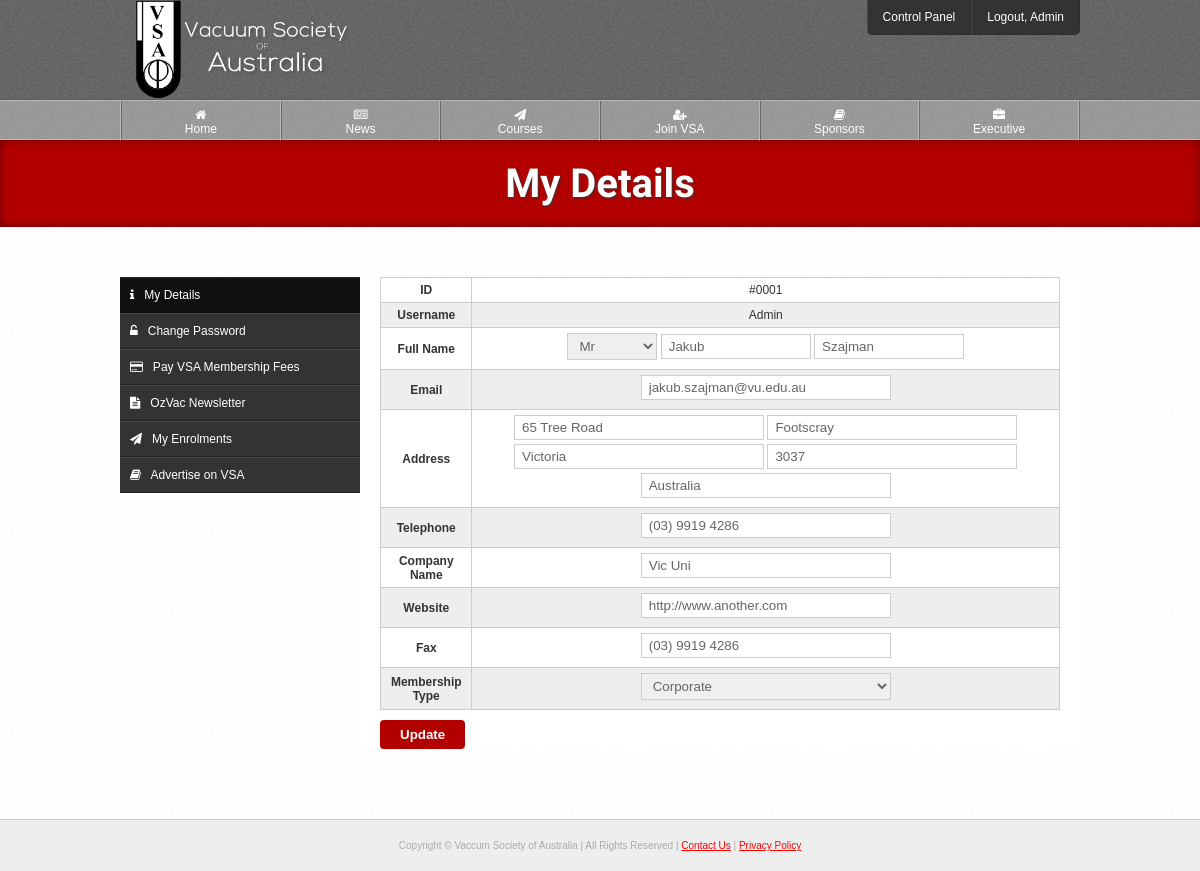
Page /source/account/details.php (signed in) on the committed database.
### tables this page shows
CREATE TABLE IF NOT EXISTS `users` (
  `id` int(10) NOT NULL AUTO_INCREMENT,
  `username` varchar(20) NOT NULL,
  `password` varchar(70) NOT NULL,
  `email` varchar(100) NOT NULL,
  `title` varchar(6) NOT NULL,
  `fname` varchar(30) NOT NULL,
  `lname` varchar(40) NOT NULL,
  `address` varchar(80) NOT NULL,
  `suburb` varchar(50) NOT NULL,
  `state` varchar(50) NOT NULL,
  `postcode` int(10) NOT NULL,
  `country` varchar(50) NOT NULL,
  `telephone` varchar(20) NOT NULL,
  `fax` varchar(20) DEFAULT NULL,
  `website` varchar(100) DEFAULT NULL,
  `company` varchar(150) DEFAULT NULL,
  `blocked` enum('0','1') NOT NULL,
  `type` enum('1','2','3','4') NOT NULL,
  `active` enum('0','1') NOT NULL,
  `level` enum('1','2') NOT NULL,
  `password_reset` enum('0','1') NOT NULL,
  `activation_code` varchar(40) NOT NULL,
  `reset_code` varchar(100) NOT NULL,
  `payment_made` enum('0','1') NOT NULL,
  `date_created` varchar(100) NOT NULL,
  `payment_due_date` varchar(100) NOT NULL,
  `membership_expiry_date` varchar(100) NOT NULL,
  PRIMARY KEY (`id`),
  FULLTEXT KEY `username` (`username`)
);

### source/classes/User.php (called while the page is built, shortened)
<?php
class User extends Pagination {
	public static function getUsername($id) {
		$q = DB::$db->prepare("
			SELECT username
			FROM users
			WHERE id = :id
		") or die(SQL_ERROR);
		$q->execute([':id' => $id]);
		$c = $q->rowCount();
		$r = $q->fetch(PDO::FETCH_OBJ);
		return ($c != 0) ? $r->username : "Unknown";
	}
	public function get($id) {
		$id = (int)$id;
		$q = DB::$db->prepare("
			SELECT *, users.id
			FROM users
			INNER JOIN membership_types
			ON membership_types.id = users.type
			WHERE users.id = :id
		") or die(SQL_ERROR);
		$q->execute([':id' => $id]);
		$r = $q->fetch(PDO::FETCH_OBJ);
		$this->data = $r;
		return $this->data;
	}
}

### source/classes/Template.php (called while the page is built, shortened)
<?php
class Template {
	private $page;
	public function setActivePage($prefix = null) {
		$page = explode("/", $_SERVER['PHP_SELF']);
		$page = end($page);
		$page = explode(".", $page);
		$page = current($page);
		$this->page = $prefix.$page;
	}
	public function getActivePage() {
		return $this->page;
	}
}

### source/account/details.php (the view, shortened to what this page needs)
<?php
$t = new Template("acc_");
$t->setTitle("My Details");
$_user = new User;
$user = $_user->get($_SESSION['logged']);
include $t->load("template/head.php");
?>
<?php
include $t->load("template/header.php");
?>
	<div id="page-heading">
		<h1>My Details</h1>
	</div>
	<div class="outer-wrapper white">
		<div class="inner-wrapper">
			<?php include $t->load("template/account-nav.php"); ?>
			<section class="right-main">
				<form id="form">
					<table class="style">
						<tr>
							<th>ID</th>
							<td>#<?=str_pad($user->id, 4, 0, STR_PAD_LEFT);?></td>
						</tr>
						<tr>
							<th>Username</th>
							<td><?=$user->username;?></td>
						</tr>
						<tr>
							<th>Full Name</th>
							<td>
								<select name="title" style="width: 90px;">
									<option value="Mr" <?=($user->title == 'Mr') ? 'selected' : null;?>>Mr</option>
								</select>
								<input type="text" name="fname" value="<?=$user->fname;?>" placeholder="First Name" style="width: 150px;">
								<input type="text" name="lname" value="<?=$user->lname;?>" placeholder="Last Name" style="width: 150px;">
							</td>
						</tr>
						<tr>
							<th>Email</th>
							<td><input type="text" name="email" id="email" value="<?=$user->email;?>" placeholder="Email"></td>
						</tr>
						<tr>
							<th>Address</th>
							<td>
								<input type="text" name="address" value="<?=$user->address;?>" placeholder="Address">
								<input type="text" name="suburb" value="<?=$user->suburb;?>" placeholder="Suburb">
								<input type="text" name="state" value="<?=$user->state;?>" placeholder="State">
								<input type="text" name="postcode" value="<?=$user->postcode;?>" placeholder="Postcode">
								<input type="text" name="country" value="<?=$user->country;?>" placeholder="Country">
							</td>
						</tr>
						<tr>
							<th>Telephone</th>
							<td><input type="text" name="telephone" value="<?=$user->telephone;?>" placeholder="Telephone"></td>
						</tr>
						<?php if($user->type == '3'): ?>
							<tr>
								<th>Company Name</th>
								<td><input type="text" name="company" value="<?=$user->company;?>" placeholder="Company"></td>
							</tr>
							<tr>
								<th>Website</th>
								<td><input type="text" name="website" value="<?=$user->website;?>" placeholder="Website"></td>
							</tr>
							<tr>
								<th>Fax</th>
								<td><input type="text" name="fax" value="<?=$user->fax;?>" placeholder="Fax"></td>
							</tr>
						<?php endif; ?>
						<tr>
							<th>Membership Type</th>
							<td>
								<select name="type">
									<option value="3" <?=($user->type == '3') ? 'selected' : null;?>>Corporate</option>
								</select>
							</td>
						</tr>
					</table>
					<input type="submit" name="update" id="update" value="Update">
				</form>
			</section>
		</div>
	</div>
<?php include $t->load("template/footer.php"); ?>

### source/template/header.php (shortened to what this page needs)
</head>
	<body>
		<header id="fixed">
			<div id="header">
				<div class="inner-wrapper">
					<a href="<?=PATH;?>"><img src="<?=PATH;?>img/vsa-logo.png" id="banner-logo" alt="Vaccum Society of Australia"></a>
					<?php if(isset($_SESSION['admin'])): ?>
						<nav class="top-nav">
							<ul>
								<li><a href="<?=PATH;?>cp/update-welcome">Control Panel</a></li>
								<li><a href="<?=PATH;?>logout?url=<?=$_SERVER['REQUEST_URI'];?>">Logout, <?=User::getUsername($_SESSION["logged"]);?></a></li>
							</ul>
						</nav>
					<?php else: ?>
						<div class="login-btn-wrapper">
							<a href="<?=PATH;?>login" class="login-btn"><img src="<?=PATH;?>img/login-btn.png"></a>
						</div>
					<?php endif; ?>
				</div>
			</div>
			<nav class="main-nav">
				<div class="inner-wrapper">
					<ul>
						<li><a href="<?=PATH;?>"<?=($t->getActivePage() == 'index') ? ' class="active"' : null;?>><i class="fa fa-home"></i><br>Home</a></li>
						<li><a href="<?=PATH;?>news"<?=($t->getActivePage() == 'news') ? ' class="active"' : null;?>><i class="fa fa-newspaper-o"></i><br>News</a></li>
						<li><a href="<?=PATH;?>courses"<?=($t->getActivePage() == 'courses' || $t->getActivePage() == 'apply-course') ? ' class="active"' : null;?>><i class="fa fa-paper-plane"></i><br>Courses</a></li>
						<li><a href="<?=PATH;?>join"<?=($t->getActivePage() == 'join') ? ' class="active"' : null;?>><i class="fa fa-user-plus"></i><br>Join VSA</a></li>
						<li><a href="<?=PATH;?>sponsors"<?=($t->getActivePage() == 'sponsors') ? ' class="active"' : null;?>><i class="fa fa-book"></i><br>Sponsors</a></li>
						<li><a href="<?=PATH;?>executive"<?=($t->getActivePage() == 'executive') ? ' class="active"' : null;?>><i class="fa fa-briefcase"></i><br>Executive</a></li>
					</ul>
				</div>
			</nav>
		</header>

### source/css/layout.css (style rules this page uses)
header, footer, nav { display: block; }
* { box-sizing: border-box; margin: 0; padding: 0; }
body { margin: 0; padding: 0; background: #EEE; font-family: arial, sans-serif; font-size: 12px; color: #333; }
.inner-wrapper { max-width: 960px; margin: 0 auto; position: relative; }
.outer-wrapper { padding: 50px 0px; border-bottom: 1px solid #CCC; }
.white { background: url("../img/content-bg.png"); }
#header { height: 100px; background: url("../img/header-bg.png"); border-bottom: 1px solid rgba(0,0,0,.1); }
#banner-logo { margin-top: -2px; height: 102px; }
.main-nav { height: 40px; background: url("../img/main-nav-bg.png"); font-size: 12px; border-top: 1px solid rgba(255,255,255,.3); border-bottom: 1px solid rgba(255,255,255,.3); display: block; }
.main-nav ul { margin: 0; padding: 0; border-left: 1px solid rgba(255,255,255,.3); border-right: 1px solid rgba(0,0,0,.3); }
.main-nav ul li { list-style-type: none; display: inline; float: left; width: 16.666%; text-align: center; }
.main-nav li a { display: block; color: #FFF; text-decoration: none; padding: 7px 15px; height: 40px; transition: .2s linear; border-left: 1px solid rgba(0,0,0,.3); border-right: 1px solid rgba(255,255,255,.3); }
.top-nav { position: absolute; right: 0; top: 0; background: #333; border-bottom: 1px solid rgba(0,0,0,.1); -webkit-border-radius: 0 0 5px 5px; -moz-border-radius: 0 0 5px 5px; -ms-border-radius: 0 0 5px 5px; -o-border-radius: 0 0 5px 5px; border-radius: 0 0 5px 5px; overflow: hidden; }
.top-nav ul { margin: 0; padding: 0; }
.top-nav ul li { list-style-type: none; display: inline; float: left; }
.top-nav li a { padding: 10px 15px; text-align: center; display: block; text-decoration: none; color: #FFF; border-right: 1px solid rgba(0,0,0,.1); border-left: 1px solid rgba(255,255,255,.1); transition: .2s linear; }
.top-nav ul li:last-of-type { border-right: none; }
.top-nav ul li:first-of-type { border-left: none; }
#page-heading { background: #B20000; color: #FFF; padding: 20px 0px; text-align: center; box-shadow: inset 0px 0px 10px rgba(0,0,0,.4); }
#page-heading h1 { margin: 0; padding: 0; font-size: 40px; text-shadow: 1px 1px 2px #333; font-family: 'Roboto Condensed', sans-serif; text-rendering: optimizeLegibility !important; -webkit-font-smoothing: antialiased !important; color: #FFF; }
.left-side, .right-main { background: #FFF; margin-bottom: 20px; }
.right-main { float: right; width: 720px; padding: 0px 20px; }

### source/css/style.css (style rules this page uses)
table.style { border-collapse: collapse; width: 100%; text-align: center; margin-bottom: 10px; }
table.style th { color: #333; }
table.style th, table.style td { border: 1px solid #CCC; padding: 5px; }
table.style tr:nth-child(even) { background: #EEE; }
h1, h2, h3, h4, h5, h6 { margin-bottom: 15px; padding: 0; }
h1 { font-size: 35px; font-family: 'Roboto Condensed', sans-serif; }
a { color: #F00; }
a img { border: none; }
li { list-style-position: inside; }
ul, ol { margin-bottom: 10px; margin-left: 20px; }

### source/css/forms.css (style rules this page uses)
input[type=text], input[type=password], input[type=email], select, input[type=file] { padding: 4px 7px; border: 1px solid #CCC; width: 250px; margin-bottom: 4px; color: #666; }
input[type=text], input[type=password], input[type=email], select, input[type=file], input[type=radio] { margin-bottom: 4px; }
input[type=submit] { background: #B20000; color: #FFF; border: none; outline: none; padding: 7px 20px; border-radius: 4px; cursor: pointer; font-weight: bold; }

### source/css/resize.css (style rules this page uses)
body { margin: 0; text-align: center; }
#banner-logo { text-align: center; height: auto; max-width: 233px; }
#header { height: 100%; }
#fixed { position: static; }
.main-nav { height: 100%; border-top: none; border-bottom: none; display: none; }
.main-nav ul li { width: 50%; border: none; }
.main-nav li a { border-bottom: 1px solid rgba(0,0,0,.3); border-top: 1px solid rgba(255,255,255,.3); }
.main-nav li a:nth-child(odd) { border-left: none; }
.top-nav { position: static; top: auto; right: auto; border-radius: 0; }
.top-nav ul li { width: 50%; }
.left-side, .right-main { float: none; width: auto; }
table.style { overflow-x: auto; display: block; width: 100%; }
input, textarea, select { width: 100% !important; margin-bottom: 5px; }

### source/css/resize-sidebars.css (style rules this page uses)
.right-main { float: none; width: auto; }
.outer-wrapper { padding: 20px 2%; }

### rows in the picture
users: username "Admin", id "0001", title "Mr", fname "Jakub", lname "Szajman", email "jakub.szajman@vu.edu.au", address "65 Tree Road", suburb "Footscray", state "Victoria", postcode "3037", country "Australia", telephone "(03) 9919 4286", company "Vic Uni", website "http://www.another.com", fax "(03) 9919 4286", type "Corporate"
